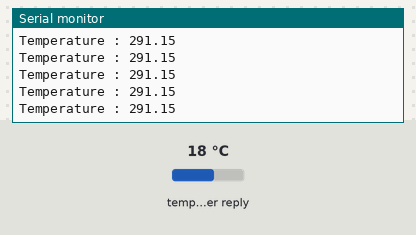
The sketch below on a simulated ESP32. Parts: the last lines printed to the serial monitor. The test bench sets the inputs (shaded band); at power-on: temperature in the weather reply 18 °C. WiFi joins after 1.5 s; servers stay silent unless stated; a WiFi scan finds three made-up networks; web services answer with replies made up by the test bench.

Above: at 5.5 s.
5.6 s: temperature in the weather reply set to -14 °C
At 5.93 s:
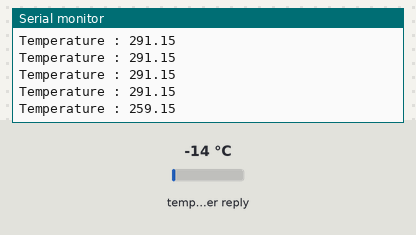
7.1 s: temperature in the weather reply set to -1 °C
At 7.17 s:
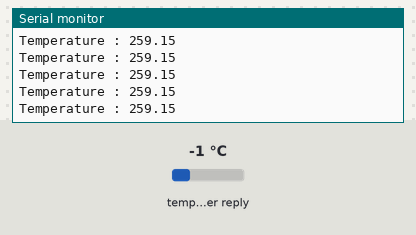
Timing chart, 0 to 10.1 s (numbered marks = the images above; inputs shaded):
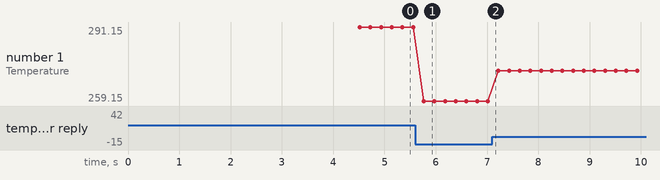

Measured:
- after the input at 5.6 s, the serial monitor: prints a new line after 0.17 s (image 1)
- plotted number 1: 291.15 → 259.15 after the input at 5.6 s, 259.15 → 272.15 after the input at 7.1 s

The sketch:

code.ino
```cpp
#include <WiFi.h>
#include <HTTPClient.h>
#include <ArduinoJson.h>

const char* ssid = "Testtest";
const char* password = "efreiyant";

void scanNetworks() {

  int numberOfNetworks = WiFi.scanNetworks();

  Serial.print("Number of networks found: ");
  Serial.println(numberOfNetworks);

  for (int i = 0; i < numberOfNetworks; i++) {

    Serial.print("Network name: ");
    Serial.println(WiFi.SSID(i));

    Serial.print("Signal strength: ");
    Serial.println(WiFi.RSSI(i));

    Serial.print("MAC address: ");
    Serial.println(WiFi.BSSIDstr(i));

    //Serial.print("Encryption type: ");
    //Serial.print(WiFi.encryptionType(i)); the type is  wifi_auth_mode_t

    Serial.println("-----------------------");

  }
}

void connectToNetwork() {
  WiFi.begin(ssid, password);

  while (WiFi.status() != WL_CONNECTED) {
    delay(1000);
    Serial.println("Establishing connection to WiFi..");
  }

  Serial.println("Connected to network");
}

void printWiFiInfo() {
  Serial.println(WiFi.macAddress());
  Serial.println(WiFi.localIP());

  //WiFi.disconnect(true);
  //Serial.println(WiFi.localIP());
}

void SendGetRequest(){
 if ((WiFi.status() == WL_CONNECTED)) { //Check the current connection status

    HTTPClient http;

    http.begin("https://openweathermap.org/data/2.5/weather?q=Paris,fr&appid=b6907d289e10d714a6e88b30761fae22&unit=metrics"); //Specify the URL
    //(A test json server: https://jsonplaceholder.typicode.com/guide.html)

    int httpCode = http.GET();     //Make the request

    if (httpCode > 0) { //Check for the returning code

        String payload = http.getString();
        //Serial.println(httpCode);
        //Serial.println(payload);

        DynamicJsonDocument doc(2048);
        deserializeJson(doc, payload);
        JsonObject obj = doc.as<JsonObject>();
        float temp = obj["main"]["temp"];
        Serial.print("Temperature : ");
        Serial.println(temp);
      }

    else {
      Serial.println("Error on HTTP request Code:"+httpCode);
    }

    http.end(); //Free the resources
  }
}

void setup() {
  Serial.begin(9600);
  scanNetworks();
  connectToNetwork();
  printWiFiInfo();
}

void loop() {
  SendGetRequest();
  delay(5);

}
```
